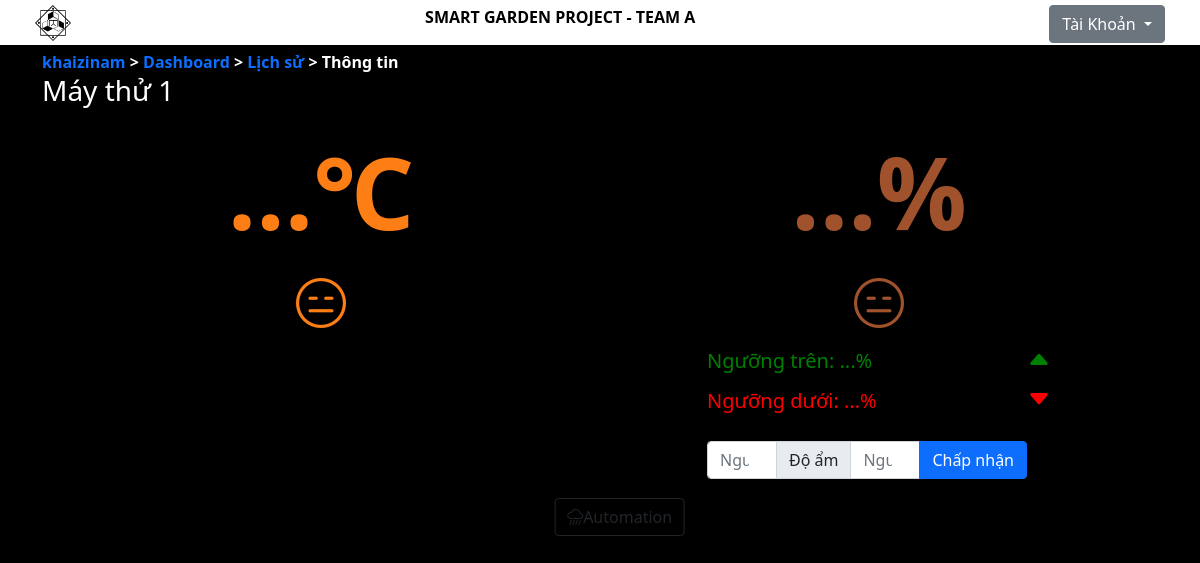
The app's page /view/detail.php?id=1 (signed in), older data.
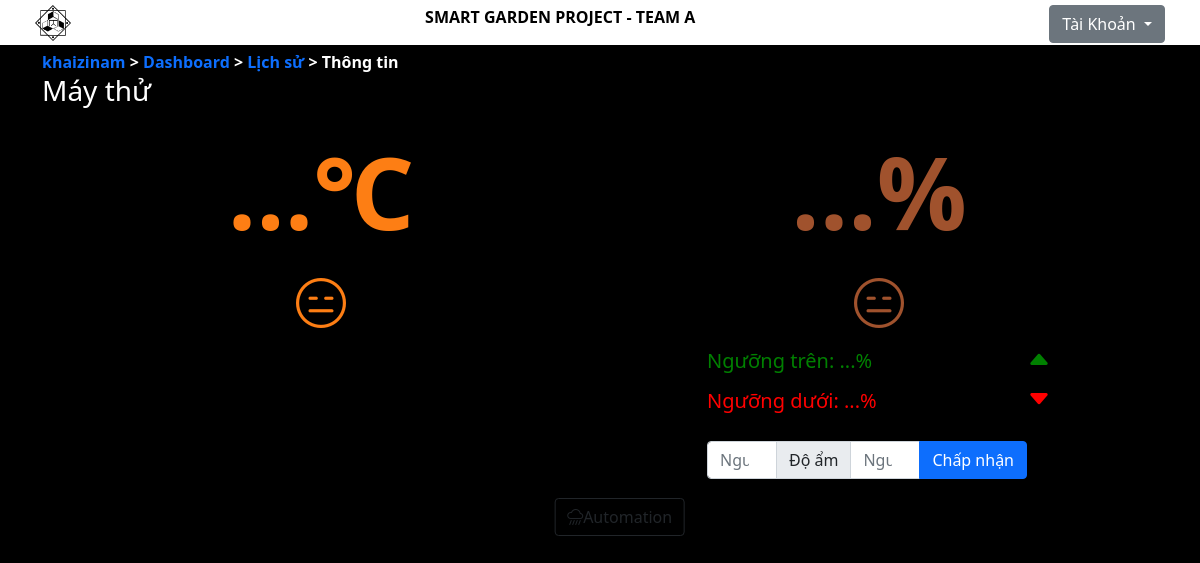
The same page, newer data.
### tables this page shows
CREATE TABLE `microbits` (
  `microbit_id` int(3) NOT NULL,
  `microbit_name` varchar(50) NOT NULL,
  `AIO_key` varchar(12) NOT NULL,
  `AIO_key_2` varchar(16) NOT NULL,
  `ada_username` varchar(50) NOT NULL,
  `humi_lower` float NOT NULL,
  `humi_upper` float NOT NULL,
  `microbit_owner` int(3) NOT NULL,
  `key` varchar(6) NOT NULL
);

### model/conn.php (called while the page is built, shortened)
<?php
    class DataBase
    {
        public $host = HOSTNAME;
        public $name = USERTNAME;
        public $pass = PASS;
        public $database = DATABASEBNAME;
        public $link;
        public function connectDB(){
                $this->link = new mysqli($this->host,$this->name,$this->pass,$this->database);
        }
        public function send($query){
            $result = $this->link->query($query);
            if($result){
                return $result;
            }else {
                echo "fail";
            }
        }
    }
?>

### view/detail.php (the view, shortened to what this page needs)
<?php
    include "../model/conn.php";
    $db = new DataBase();
    if(isset($_GET['id'])){
        $id = $_GET['id'];
        $checkID = "SELECT *
        FROM microbits
        WHERE microbit_id = '$id'";
        $num = $db->num( $checkID);
        if($num == 0){
            header("Location: dashboard.php");
        }else{
            $sqlcheck = $db->send( $checkID);
            $row = $sqlcheck->fetch_assoc();
            $m_name = $row['microbit_name'];
        }
    }else{
        header("Location: dashboard.php");
    }
?>
<!DOCTYPE html>
<html lang="en">
<head>
    <link href="https://cdn.jsdelivr.net/npm/bootstrap@5.0.2/dist/css/bootstrap.min.css" rel="stylesheet" />
    <link rel="stylesheet" href="https://cdn.jsdelivr.net/npm/bootstrap-icons@1.7.2/font/bootstrap-icons.css" />
    <link rel="stylesheet" href="../asset/css/main.css" />
    <link rel="stylesheet" href="../asset/css/dung.css" />
</head>
<body>
    <div id="wr-header">
        <div id="header-1" class="container justify-content-between d-flex">
            <div>
                <a href="dashboard.php"><img id="logo" src="../icon.png" alt="logo"></a>
            </div>
            <div class="mobile-look">
                <strong>SMART GARDEN PROJECT - TEAM A</strong>
            </div>
            <div class="d-flex">
                <div class="dropdown">
                    <button class="btn btn-secondary dropdown-toggle" type="button" id="dropdownMenuButton1" data-bs-toggle="dropdown" aria-expanded="false">
                    Tài Khoản
                    </button>
                </div>
            </div>
        </div>
    </div>
    <div id="wr-body" class="container">
        <a href="info.php" class="link-history"><?php echo $_COOKIE["user-name"]; ?></a>
        <span class="link-history">></span>
        <a href="dashboard.php" class="link-history">Dashboard</a>
        <span class="link-history">></span>
        <a href="history.php?id=<?php echo $id?>" class="link-history">Lịch sử</a>
        <span class="link-history">></span>
        <span class="link-history">Thông tin</span>
        <br>
            <div class="justify-content-between d-flex">
                <h3><?php echo $m_name?></h3>
            </div>
        <div class="box">
            <div class="box_box">
                <div  id="temp-value" class="box_box_main">...℃</div>
                <div class="box_box_emoji">
                    <i id="emoji-status-temp" class="bi bi-emoji-expressionless"></i>
                </div>
            </div>
            <div class="box_box">
                <div id="soil-value" class="box_box_main">...%</div>
                <div class="box_box_emoji">
                    <i id="emoji-status-soil"  class="bi bi-emoji-expressionless"></i>
                </div>
                <div class="box_box_control">
                    <div class="box_box_control_up-low">
                        <h5 id="upper-value">Ngưỡng trên: ...%</h5>
                        <i class="bi-caret-up-fill"></i>
                    </div>
                    <div class="box_box_control_up-low">
                        <h5 id="lower-value">Ngưỡng dưới: ...%</h5>
                        <i class="bi-caret-down-fill"></i>
                    </div>
                    <div style="width:320px;margin: 20px auto 20px auto;">
                        <div class="input-group mb-3">
                            <input type="number" id="soil-up-val" class="form-control" placeholder="Ngưỡng trên" aria-label="Ngưỡng trên">
                            <span class="input-group-text">Độ ẩm</span>
                            <input type="number" id="soil-low-val" class="form-control" placeholder="Ngưỡng dưới" aria-label="Ngưỡng dưới">
                            <button onclick="sendUpdate()" type="button" class="btn btn-primary">Chấp nhận</button>
                        </div>
                    </div>
                </div>
            </div>
        </div>
        <div style="font-size: 25px; margin-top:80px ;margin-bottom : 100px" class="component-1">
            <button onclick="autoChange()" class="btn btn-outline-dark" id="btn-automation"><i class="bi bi-cloud-rain-heavy"></i>Automation</button>
            <br>
            <br>
        </div>
    </div>
    </body>
</html>

Row changes from the older to the newer data that the page shows:
changed microbits: microbit_name "Máy thử 1" → "Máy thử"
